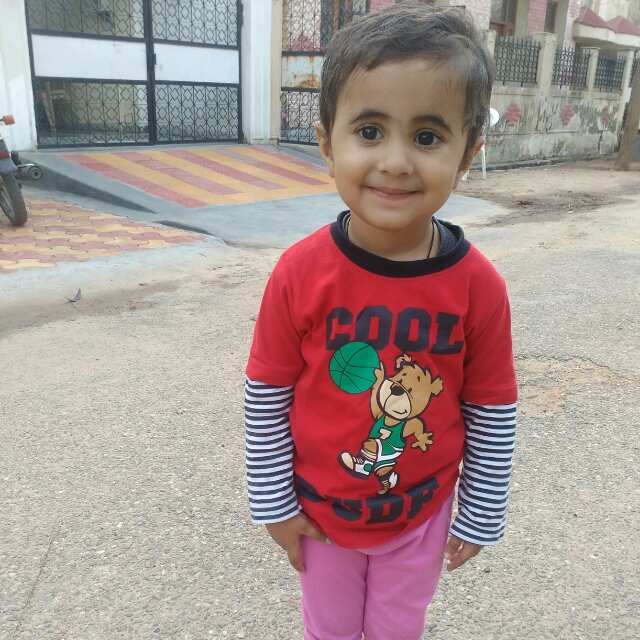
#> input picture Face and Eye Detection/my2.jpg, 640 x 640 px
$ jupyter execute 'face and eye detection.ipynb'
#> lines starting #> are read from the running program, lines starting #| are printed output that depends on the picture; after the words box and inside, x2 and y2 are one past the last pixel; in counts of white or black regions, pixels touching at a corner belong together
[cell 1]
#haarcascade me saare object ke nature shape hota h
#we convert image to grayscale as sirf object detect krna hai.. color me 3 dimensional image bn jaygi

import numpy as np
import cv2

#multiple cascades: http://github.com/Itseez/opencv/tree/master/data/haarcascade......
face_cascade = cv2.CascadeClassifier('haarcascade_frontalface_default.xml')
img = cv2.imread('my2.jpg') #image read
#> img is the input picture: shape (640, 640, 3); mean B, G, R 146.6, 149.8, 168.9

gray = cv2.cvtColor(img, cv2.COLOR_BGR2GRAY) #grayscale
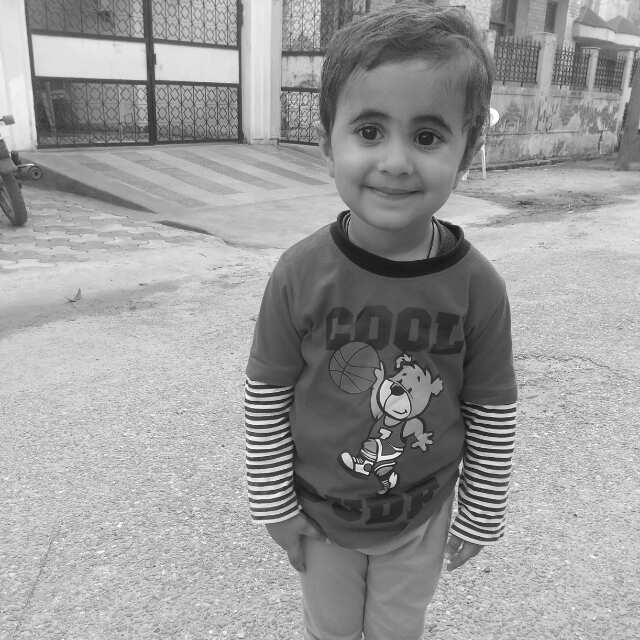
#> gray: shape (640, 640); min 6, max 255, mean 155.1

faces = face_cascade.detectMultiScale(gray,scaleFactor=1.3,minNeighbors=5) #face detect check for parameters
#> faces = [[308, 63, 175, 175]]
print(faces)
#| [[308  63 175 175]]
for (x,y,w,h) in faces: #har ek pair ke lie sirf wo face extract kra
    cv2.rectangle(img,(x,y),(x+w,y+h),(225,0,0),2) #(image variable, (x,y)TOP-LEFT CORNER, (x+w,y+h)BOTTOM-RIGHT CORNER),B-G-R color(or hash coding can also be used), thickness....
    roi_gray = gray[y:y+h, x:x+w] #grayscale (first y then x)
    roi_color = img[y:y+h, x:x+w] #color (first y then x)
#> this loop made 1 pass
#> pass 1, `roi_gray = gray[y:y+h, x:x+w]`:
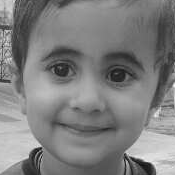
#> roi_gray: shape (175, 175); min 15, max 243, mean 127
#> pass 1, `roi_color = img[y:y+h, x:x+w]`:
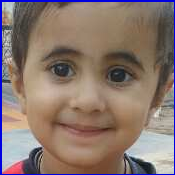
#> roi_color: shape (175, 175, 3); mean B, G, R 110.6, 118.6, 137.4
#> after the loop:
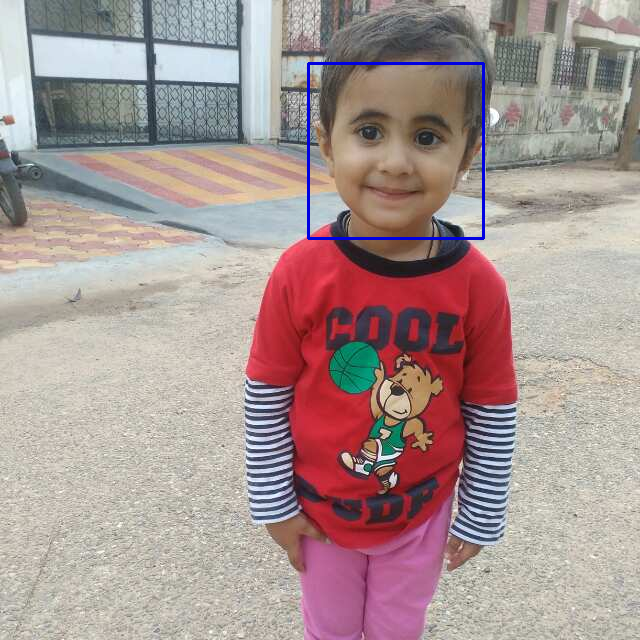
#> img: shape (640, 640, 3); 0.51% of pixels changed, all inside (x1, y1, x2, y2) = (307, 62, 485, 240)

cv2.imshow('img',img)
cv2.imshow('img1',roi_gray)
cv2.imshow('img2',roi_color)
cv2.waitKey(0)
cv2.destroyAllWindows()
#neeche jo likhi h pehlo do to square ke top left ke coordinates hai.. end ke do square ke dimensions h
